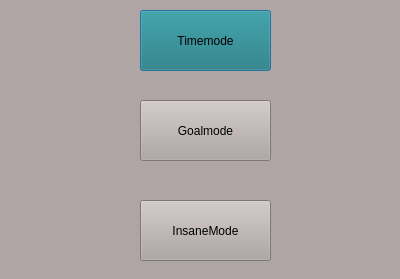
<?xml version="1.0" encoding="UTF-8"?>
<ui version="4.0">
 <class>gamemode</class>
 <widget class="QDialog" name="gamemode">
  <property name="geometry">
   <rect>
    <x>0</x>
    <y>0</y>
    <width>400</width>
    <height>279</height>
   </rect>
  </property>
  <property name="windowTitle">
   <string>Dialog</string>
  </property>
  <property name="styleSheet">
   <string notr="true">background-color: rgb(175, 165, 165);</string>
  </property>
  <widget class="QPushButton" name="timemode">
   <property name="geometry">
    <rect>
     <x>140</x>
     <y>10</y>
     <width>131</width>
     <height>61</height>
    </rect>
   </property>
   <property name="sizePolicy">
    <sizepolicy hsizetype="Expanding" vsizetype="Fixed">
     <horstretch>0</horstretch>
     <verstretch>0</verstretch>
    </sizepolicy>
   </property>
   <property name="styleSheet">
    <string notr="true">background-color: rgb(27, 118, 121);</string>
   </property>
   <property name="text">
    <string>Timemode</string>
   </property>
  </widget>
  <widget class="QPushButton" name="goalmode">
   <property name="geometry">
    <rect>
     <x>140</x>
     <y>100</y>
     <width>131</width>
     <height>61</height>
    </rect>
   </property>
   <property name="text">
    <string>Goalmode</string>
   </property>
  </widget>
  <widget class="QPushButton" name="insanemode">
   <property name="geometry">
    <rect>
     <x>140</x>
     <y>200</y>
     <width>131</width>
     <height>61</height>
    </rect>
   </property>
   <property name="text">
    <string>InsaneMode</string>
   </property>
  </widget>
 </widget>
 <resources/>
 <connections/>
</ui>
